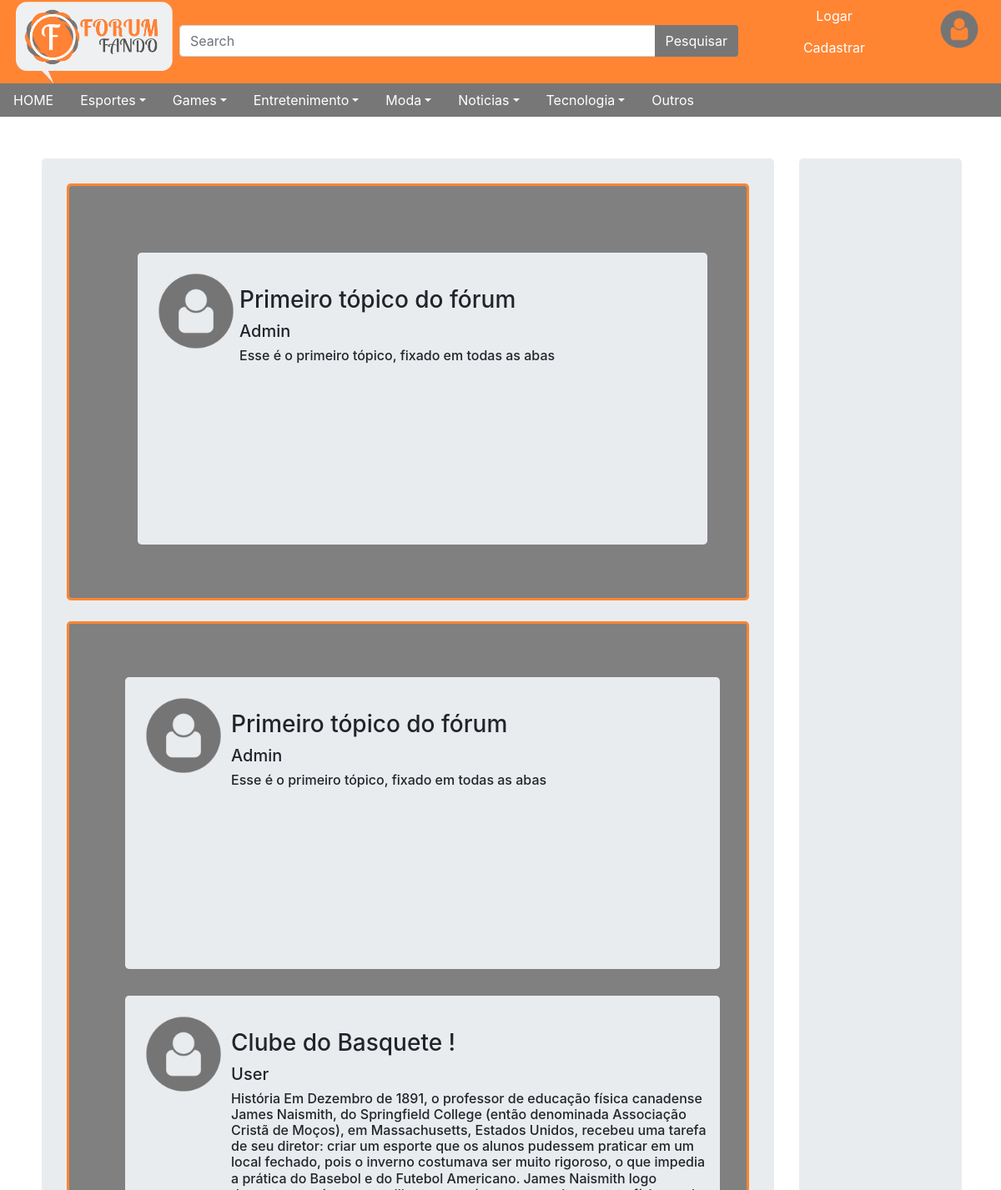
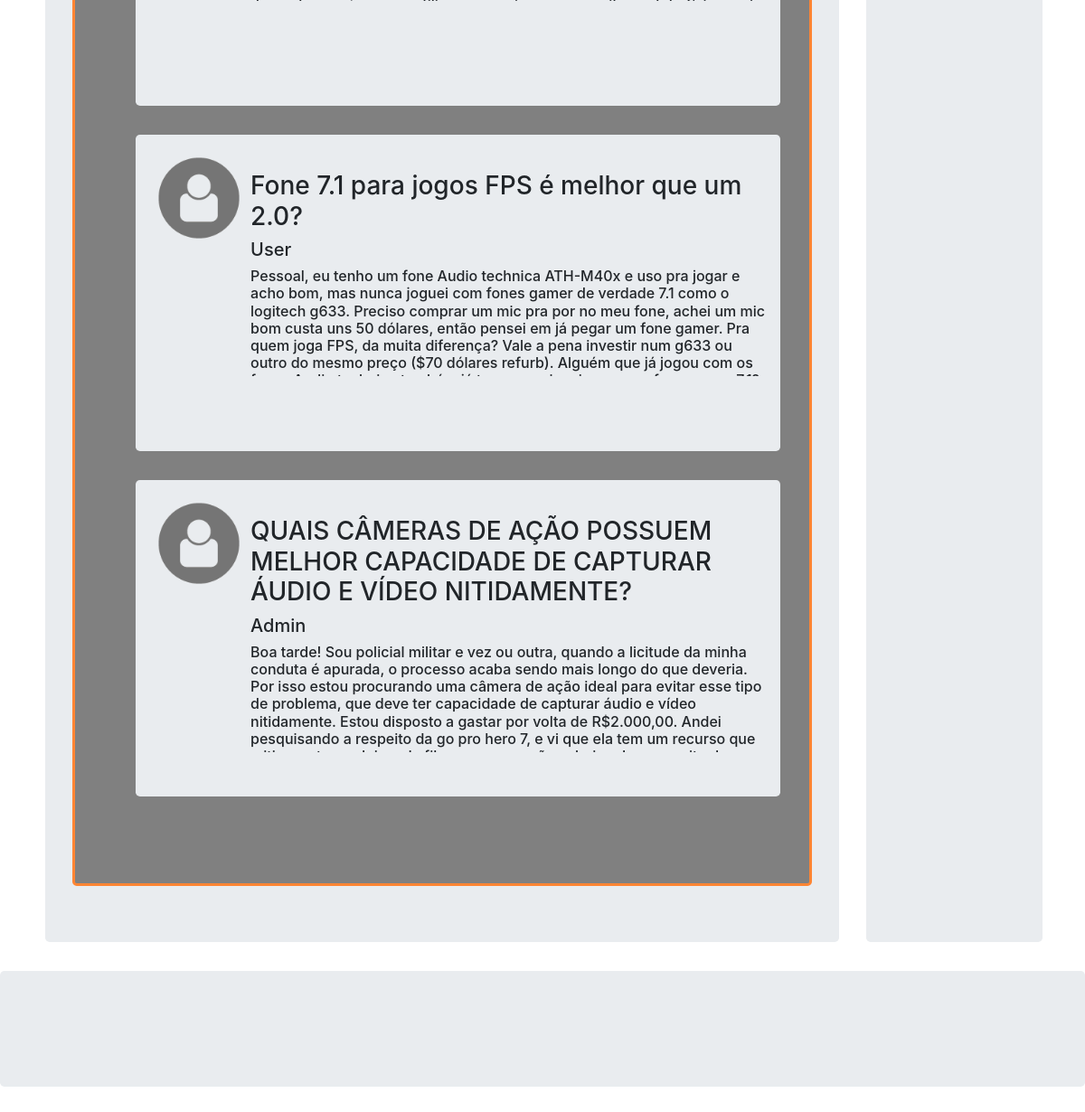
The page / on the database its author committed (2 pictures, top to bottom).
### tables this page shows
create table topico(
id int auto_increment primary key not null unique,
titulo varchar(255),
texto varchar(5000),
id_autor int not null,
categoria varchar(255),
fixo char(1),
foreign key(id_autor) 
references usuario(id)
);

create table usuario(
id int auto_increment primary key not null unique,
nome varchar(255),
email varchar(255),
senha varchar(256),
interesses varchar(256),
sexo char (1),
dataNascimento date,
nivel char(1)
);

### persistencia/TopicoBanco.php (called while the page is built, shortened)
<?php
require_once($_SERVER['DOCUMENT_ROOT'].
	"/modelo/Topico.php");
class TopicoBanco{
	public static function todos(){
		$url = "mysql:host=".Banco::HOST.";dbname=".Banco::BANCO.";port=".Banco::PORTA;
		$banco = new PDO($url,Banco::USUARIO,Banco::SENHA);
		$sql = "select * from topico";
		$acao = $banco->prepare($sql);
		$acao->execute();
		$retorno = array();
		while($obj = $acao->fetchObject()){
			$retorno[] =
			new Topico($obj->titulo,$obj->texto,$obj->categoria,$obj->id_autor,$obj->fixo,$obj->id);
		}
		return $retorno;
	}
	public static function todosfixos(){
		$url = "mysql:host=".Banco::HOST.";dbname=".Banco::BANCO.";port=".Banco::PORTA;
		$banco = new PDO($url,Banco::USUARIO,Banco::SENHA);
		$sql = "select * from topico where fixo = '1';";
		$acao = $banco->prepare($sql);
		$acao->execute();
		$retorno = array();
		while($obj = $acao->fetchObject()){
			$retorno[] =
			new Topico($obj->titulo,$obj->texto,$obj->categoria,$obj->id_autor,$obj->fixo,$obj->id);
		}
		return $retorno;
	}
}
?>

### modelo/Topico.php (called while the page is built, shortened)
<?php
	class Topico{
		public $titulo;
		public $texto;
		public function __construct($titulo, $texto, $categoria, $idAutor,$fixo,$id=-1) {
            $this->titulo = $titulo;
            $this->texto = $texto;
        }
        public function getTitulo() {
            return $this->titulo;
        }
        public function getTexto() {
            return $this->texto;
        }
	}
?>

### persistencia/UsuarioBanco.php (called while the page is built, shortened)
<?php
require_once($_SERVER['DOCUMENT_ROOT'].
	"/modelo/Usuario.php");
class UsuarioBanco {
	public static function procurarPorId($id){
		$url = "mysql:host=".Banco::HOST.";dbname=".Banco::BANCO.";port=".Banco::PORTA;
		$banco = new PDO($url,Banco::USUARIO,Banco::SENHA);
		$sql = "select * from usuario where id =:id";
		$paramentros = array(":id"=>$id);
		$acao = $banco->prepare($sql);
		$acao->execute($paramentros);
		if( $obj = $acao->fetchObject()){
            return new Usuario($obj->nome,$obj->email,$obj->senha,$obj->dataNascimento,$obj->sexo,$obj->interesses,$obj->id);
        }
            return Null;
	}
}
?>

### modelo/Usuario.php (called while the page is built, shortened)
<?php
class Usuario{
	public $nome;
	public function __construct($nome,$email,$senha,$dataNascimento,$sexo,$interesses,$nivel,$id=-1){
		$this->nome = $nome;
	}
	public function getNome(){
		return $this->nome;
	}
}
?>

### controle/menu.php (the view, shortened to what this page needs)
<?php
require_once($_SERVER['DOCUMENT_ROOT'].
	"/modelo/Topico.php");
require_once($_SERVER['DOCUMENT_ROOT'].
	"/persistencia/TopicoBanco.php");
require_once($_SERVER['DOCUMENT_ROOT'].
	"/persistencia/UsuarioBanco.php");
$topicos = TopicoBanco::todos();
$textoTopicos = array();
for ($i=0; $i<sizeof($topicos); $i++) {
	$topico = $topicos[$i];
	$titulo = $topico->getTitulo();
	$texto = $topico->getTexto();
	$usuario = UsuarioBanco::procurarPorId($topico->getIdAutor());
	if (isset($_SESSION['usuario'])) {
		$u = unserialize($_SESSION['usuario']);
		$admin = $u->getNivel();
		$editor = $u->getId();
	}
	else{
		$admin = "0";
	}
	if ($admin=="1") {
		$textoTopicos [] =' <div class="container-fluid" style="padding-left: 50px">
		<div class=" jumbotron" style="height: 350px; padding: 0px;">
		<div class="row" style="padding: 20px;">
		<div class="col-md-2">
		<img src="icons/user.png" width="100px" align="center">
		</div>
		<div class="col-10" style="padding: 20px;">
		<div class="row"><h3>'.$titulo.'</h3></div>
		<div class="row" ><h5>'.$usuario->getNome().'</h5></div>
		<div class="row scrollbar scrollbar-primary" style="height: 120px;overflow-y: scroll;"><h6>'. $texto .'</h6></div>
		<div class="row" style=" float: right; margin-top: 24px;">
		<button class="btn btn-warning" style="color: black;"><a href="controle/fixarTopico.php?id='.$topico->getId().'" style="color:white;"><img src="icons/taxar.png" height="17px"></a></button>
		<button class="btn btn-danger" style="color: black;"><a href="controle/excluirTopico.php?id='.$topico->getId().'" style="color:white;">X</a></button>
		</div>
		</div>
		</div>
		</div>
		</div>';
	}
	else{
		$textoTopicos [] =' <div class="container-fluid" style="padding-left: 50px">
		<div class=" jumbotron" style="height: 350px; padding: 0px;">
		<div class="row" style="padding: 20px;">
		<div class="col-md-2">
		<img src="icons/user.png" width="100px" align="center">
		</div>
		<div class="col-10" style="padding: 20px;">
		<div class="row"><h3>'.$titulo.'</h3></div>
		<div class="row" ><h5>'.$usuario->getNome().'</h5></div>
		<div class="row scrollbar scrollbar-primary" style="height: 120px;overflow-y: scroll;"><h6>'. $texto .'</h6></div>
		<div class="row" style=" float: right; margin-top: 24px;">
		</div>
		</div>
		</div>
		</div>
		</div>';
	}
}
	?>

### index.php (shortened to what this page needs)
<?php
include("controle/menu.php");
?>
<!DOCTYPE html>
<html>
<head>
	<?php
	include("auxiliares/bootstrap.php");
	?>
</head>
<body>
	<?php
	include("visao/header.php");
		?>
<div class="row container-fluid" style="margin-top: 50px;">
	<div class="content col-9 jumbotron" style="margin-left: 50px; padding: 30px;">
	<?php
			if(isset($_SESSION['x']) && $_SESSION['x']=="1"){
				include("visao/escreverTopico.php");
			}
			else if(isset($_SESSION['tabelasUsers'])){
				include("visao/gerenciaU.php");
			}
			else{
				if (isset($_SESSION['todos'])) {
					include("visao/gerenciaU.php");
				}
				else{
				include("visao/topicosFixados.php");
				include("visao/menu.php");
				}
			}
	?>
	</div>
	<div class="sidebar col-2 jumbotron" style="margin-left: 30px; background-color: #">
	</div>
</div>
<div class="container-fluid">
	<div class="row jumbotron">
	</div>
</div>
</body>
</html>

### auxiliares/bootstrap.php (shortened to what this page needs)
<link rel="stylesheet" href="https://maxcdn.bootstrapcdn.com/bootstrap/4.3.1/css/bootstrap.min.css">

### visao/header.php (shortened to what this page needs)
<div class="container-fluid" id="header" >
   <div class="row" id="headerrowa">
     <div class="col-2" id="logo">
       <img src="../icons/F.png" height="100px">
     </div>
     <div class="col-7" style="padding-top: 30px;">
       <form action="controle/pesquisar.php" method="post">
         <div class="input-group mb-3">
         <input type="text" class="form-control" placeholder="Search" name="titulo" id="titulo">
         <div class="input-group-append">
           <button type="submit" class="btn btn-search" style="color: white;">
             Pesquisar
           </button>
         </div>
       </div>
       </form>
     </div>
     <div class="col-2">
       <div>
         <?php
           if(isset($_SESSION["usuario"])){
             $usuario = unserialize($_SESSION["usuario"]);
               ?>
               <p style="text-align: right; color: black; margin-top: 10px;"><?=$usuario->getNome()?><br>
               <a href="controle/sair.php" style="color: black;">Sair</a></p>
           <?php
           }
           else{
         	   include("visao/login.php");
         	   include("visao/cadastro.php");
           }
          ?>
       </div>
     </div>
     <div class="col-1" style="margin-top: 10px">
         <a href="#" ><img src="icons/user.png" class="rounded" height="50"></a>
     </div>
   </div>
   <div class="row jumbotron-fluid" id="containernav">
     <ul class="nav nav-pills nav-justified" id="navbar">
       <li class="nav-item">
         <a class="nav-link" href="controle/indexMenu.php">HOME</a>
       </li>
       <li class="nav-item dropdown">
         <a class="nav-link dropdown-toggle" data-toggle="dropdown" href="#">Esportes</a>
       </li>
       <li class="nav-item dropdown">
         <a class="nav-link dropdown-toggle" data-toggle="dropdown" href="#">Games</a>
       </li>
       <li class="nav-item dropdown">
         <a class="nav-link dropdown-toggle" data-toggle="dropdown" href="#">Entretenimento</a>
       </li>
       <li class="nav-item dropdown">
         <a class="nav-link dropdown-toggle" data-toggle="dropdown" href="#">Moda</a>
       </li>
       <li class="nav-item dropdown">
         <a class="nav-link dropdown-toggle" data-toggle="dropdown" href="#">Noticias</a>
       </li>
       <li class="nav-item dropdown">
         <a class="nav-link dropdown-toggle" data-toggle="dropdown" href="#">Tecnologia</a>
       </li>
       <li class="nav-item">
         <a class="nav-link" href="#"> Outros </a>
       </li>
     </ul>
   </div>
 </div>

### visao/login.php (shortened to what this page needs)
<a data-toggle="modal" data-target="#myModal2" class="btn ">Logar</a>

### visao/cadastro.php (shortened to what this page needs)
<br>
<a data-toggle="modal" data-target="#myModal" class="btn">Cadastrar</a>

### visao/topicosFixados.php
<div class="jumbotron scrollbar scrollbar-primary" style="background-color: gray; height: 500px;border-style:solid; border-color: #ff8533;  overflow-y: scroll;">
	<?php
	$topicos = TopicoBanco::todosfixos();
	$textoTopicos = array();
	if (sizeof($topicos)==0) {
	}
	else{
	for ($i=0; $i<sizeof($topicos); $i++) {
		$topico = $topicos[$i];
		$titulo = $topico->getTitulo();
		$texto = $topico->getTexto();
		$usuario = UsuarioBanco::procurarPorId($topico->getIdAutor());
		if (isset($_SESSION['usuario'])) {
		$u = unserialize($_SESSION['usuario']);
		$logado = $u->getNivel();
	}
	else{
		$logado = "0";
	}
		if ($logado =="1") {
			$textoTopicos [] =' <div class="container-fluid" style="padding-left: 50px">
			<div class=" jumbotron" style="height: 350px; padding: 0px;">
			<div class="row" style="padding: 20px;">
			<div class="col-md-2">
			<img src="icons/user.png" width="100px" align="center">
			</div>
			<div class="col-10" style="padding: 20px;">
			<div class="row"><h3>'.$titulo.'</h3></div>
			<div class="row" ><h5>'.$usuario->getNome().'</h5></div>
			<div class="row scrollbar scrollbar-primary" style="height: 120px;overflow-y: scroll;"><h6>'. $texto .'</h6></div>
			<div class="row" style=" float: right; margin-top: 24px;">
			<button class="btn btn-warning" style="color: black;"><a href="controle/tirarTopicoFixo.php?id='.$topico->getId().'" style="color:white;"><img src="icons/taxar.png" height="17px"></a></button>
			<button class="btn btn-danger" style="color: black;"><a href="controle/excluirTopico.php?id='.$topico->getId().'" style="color:white;">X</a></button>
			</div>
			</div>
			</div>
			</div>
			</div>';
		}
		else{
			$textoTopicos [] =' <div class="container-fluid" style="padding-left: 50px">
			<div class=" jumbotron" style="height: 350px; padding: 0px;">
			<div class="row" style="padding: 20px;">
			<div class="col-md-2">
			<img src="icons/user.png" width="100px" align="center">
			</div>
			<div class="col-10" style="padding: 20px;">
			<div class="row"><h3>'.$titulo.'</h3></div>
			<div class="row" ><h5>'.$usuario->getNome().'</h5></div>
			<div class="row scrollbar scrollbar-primary" style="height: 120px;overflow-y: scroll;"><h6>'. $texto .'</h6></div>
			<div class="row" style=" float: right; margin-top: 24px;">
			</div>
			</div>
			</div>
			</div>
			</div>';
			}
		}}?>
	<?php
	for ($i=0; $i < sizeof($textoTopicos); $i++) {
				?>
				<p><?=$textoTopicos[$i]?></p>
	<?php } 	?>
</div>

### visao/menu.php (shortened to what this page needs)
<div class="jumbotron " style="background-color: gray;border-style:solid; border-color: #ff8533;">
	<div class="row">
		<?php
		if(isset($_SESSION['textoTopicos'])){
			$topicos = unserialize($_SESSION['textoTopicos']);
			for ($i=0; $i < sizeof($topicos); $i++) {
				?>
				<p><?=$topicos[$i]?></p>
			<?php } }	?>
	</div>
</div>

### auxiliares/style.php (style rules this page uses)
.nav-item, .nav-link, .nav-pills, #containernav, .col-12 { color: #ffffff; background-color: #777777; }
#header { width: 100%; background-color: #ff8533; }
#headerrowa { color: white; text-align: center; height: 100px; }
#logo { align-items: center; }
.btn-search { background-image: url("icons/search.png"); background-color: #777777; }
.scrollbar { overflow-y: scroll; margin-bottom: 25px; }

### rows shown on the page
topico: titulo "Primeiro tópico do fórum", texto "Esse é o primeiro tópico, fixado em todas as abas"
usuario: nome "Admin"
topico: titulo "Clube do Basquete !", texto "História Em Dezembro de 1891, o professor de educação física canadense James Naismith, do Springfield College (então denominada Associação Cristã de Moços), em Massachusetts, Estados Unidos, recebeu uma tarefa de seu diretor: criar um esporte que os alunos pudessem praticar em um local fechado, pois o inverno costumava ser muito rigoroso, o que impedia a prática do Basebol e do Futebol Americano. James Naismith logo…"
usuario: nome "User"
topico: titulo "Fone 7.1 para jogos FPS é melhor que um 2.0?", texto "Pessoal, eu tenho um fone Audio technica ATH-M40x e uso pra jogar e acho bom, mas nunca joguei com fones gamer de verdade 7.1 como o logitech g633. Preciso comprar um mic pra por no meu fone, achei um mic bom custa uns 50 dólares, então pensei em já pegar um fone gamer. Pra quem joga FPS, da muita diferença? Vale a pena investir num g633 ou outro do mesmo preço ($70 dólares refurb). Alguém que já jogou com os…"
topico: titulo "QUAIS CÂMERAS DE AÇÃO POSSUEM MELHOR CAPACIDADE DE CAPTURAR ÁUDIO E VÍDEO NITIDAMENTE?", texto "Boa tarde! Sou policial militar e vez ou outra, quando a licitude da minha conduta é apurada, o processo acaba sendo mais longo do que deveria. Por isso estou procurando uma câmera de ação ideal para evitar esse tipo de problema, que deve ter capacidade de capturar áudio e vídeo nitidamente. Estou disposto a gastar por volta de R$2.000,00. Andei pesquisando a respeito da go pro hero 7, e vi que ela tem um recurso que…"
